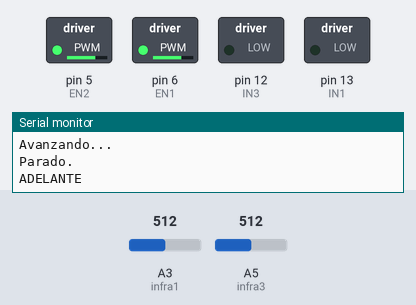
This sketch was run on a simulated Arduino Uno, built with avr-gcc and run on an emulated ATmega328P. Shown: switched loads named in the sketch (green lamp = pin HIGH), the last lines printed to the serial monitor. Dashed ring = blinking. The inputs (shaded band) are chosen by the test bench; at power-on: A3 (infra1) = 512, A5 (infra3) = 512.

Above: at 1.2 s.
1.3 s: A3 (infra1) set to 587
2.8 s: A3 (infra1) set to 615
At 3.56 s:
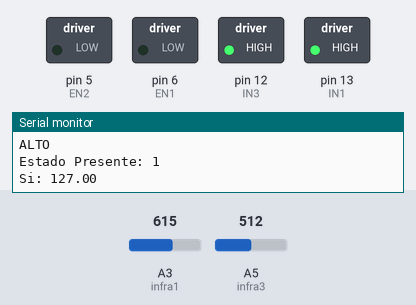
5.8 s: A5 (infra3) set to 583
8.8 s: A5 (infra3) set to 608
At 10.8 s:
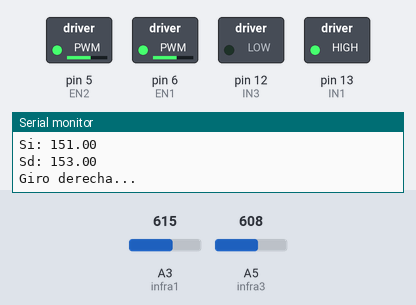
11.8 s: A5 (infra3) set to 511
At 13.57 s:
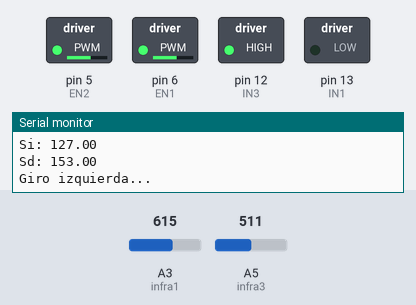
14.8 s: A5 (infra3) set to 716
At 16.17 s:
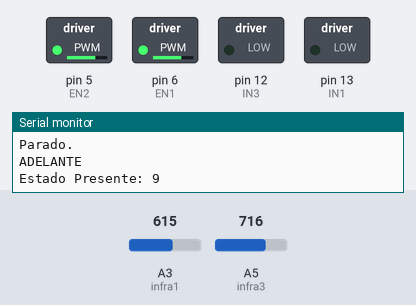
Timing chart, 0 to 18.8 s (numbered marks = the images above; inputs shaded):
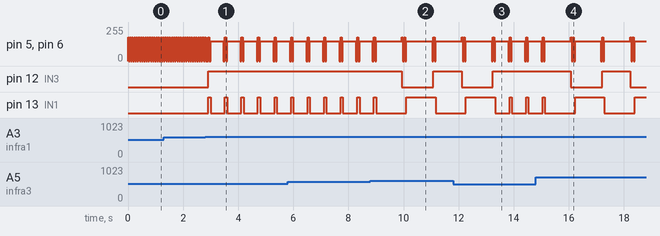

The sketch:

MaquinaDeEstados_Timmers.ino
```cpp
/*******************************************************************
* * * *Algoritmo de Evasión de Obstaculos
* Programa en C de Arduino para un robot móvil que evade obstáculos.
* * *Lab. Bio-Robótica * * FI-UNAM * * *
********************************************************************/
// Definicion de constantes
#define ADELANTE move_robot(AVANCE, 0.0f)
#define ATRAS move_robot(-AVANCE, 0.0)
#define GIRO_IZQ move_robot(0.0, GIRO)
#define GIRO_DER move_robot(0.0, -GIRO)
#define ALTO move_robot(0.0,0.0)

const int IN1 = 13; // Pin de control 1 del Motor 1 (L293D Pin 2)
const int IN3 = 12;     // Pin de control 1 del Motor 2 (L293D Pin 10)
// Pines de Habilitación (ENABLEs) - Para el ejercicio 2, se mantienen en HIGH para usar solo 4 señales de dirección.
const int EN1 = 6;     // Pin Enable Motor 1 (L293D Pin 1)
const int EN2 = 5;     // Pin Enable Motor 2 (L293D Pin 9)
// Pines encoder
const int ENC1 = 2;
const int ENC2 = 3;
// Pines sensores
const int infra1 = A3;
const int infra2 = A4;
const int infra3 = A5;
const int contact1 =4;
const int contact2 =7;


const int speedT = 150; //Turn speed
int PWM1 = 180;         //PWM motor 1
int PWM2 = 180;         //PWM motor 2

int TimeDistance;
int TimeDegree;


// Configuración de los pines de entrada y salida
void setup() {
  int i;
  Serial.begin(9600);
  // Inicializa comunicación serial
  pinMode(IN1, OUTPUT);
  pinMode(IN3, OUTPUT);
  // Configurar los pines de Enable como salidas
  pinMode(EN1, OUTPUT);
  pinMode(EN2, OUTPUT);
  // C0nfigurar pines de sensores como entradas
  pinMode(infra1, INPUT);
  pinMode(infra2, INPUT);
  pinMode(infra3, INPUT);
  pinMode(contact1, INPUT);
  pinMode(contact2, INPUT);
  pinMode(ENC1, INPUT);
  pinMode(ENC2, INPUT);
  // Confugure Encoder Pins as input

  // Set up default all motors ON
  digitalWrite(EN1, LOW);
  digitalWrite(EN2, LOW);
  digitalWrite(IN1, LOW);
  digitalWrite(IN3, LOW);

  // Inicializar la comunicación serial para recibir comandos
  Serial.begin(9600);
}

// Esta función hace que el robot primero gire un angulo y después avance una distancia
void move_robot(float Distance, float Degree){
    TimeDistance = Distance*25;
    TimeDegree = Degree*10;

    if (Degree < 0) {
      turnRight();
      delay(-TimeDegree);
      stopMotors();
      }
    else if (Degree > 0 ){
      turnLeft();
      delay(TimeDegree);
      stopMotors();
      }
    if (Distance > 0){
      moveFront();
      delay(TimeDistance);
      stopMotors();
      }
    else if (Distance < 0){
      moveBack();
      delay(-TimeDistance);
      stopMotors();
      }
  }

float shs(const char *sensor, int num_sensor) {
  float x = -1.0; // valor por defecto si algo sale mal

  // ---------- SENSORES INFRARROJOS ----------
  if (strcmp(sensor, "infra") == 0) {
    int pin = -1;
    switch (num_sensor) {
      case 1: pin = infra3; break;
      case 2: pin = infra2; break;
      case 3: pin = infra1; break;
      default:
        Serial.println("Error: número de sensor infra inválido");
        return -1.0;
    }
    int raw = analogRead(pin);
    x = map(raw, 0, 1023, 0, 255);
  }

  // ---------- SENSORES DE CONTACTO ----------
  else if (strcmp(sensor, "contact") == 0) {
    int pin = -1;
    switch (num_sensor) {
      case 1: pin = contact1; break;
      case 2: pin = contact2; break;
      default:
        Serial.println("Error: número de sensor contact inválido");
        return -1.0;
    }
    x = digitalRead(pin); // 0 o 1
  }

  // ---------- SENSOR DESCONOCIDO ----------
  else {
    Serial.print("Error: tipo de sensor desconocido -> ");
    Serial.println(sensor);
  }

  return x;
}


// Algoritmo de evasión de obstáculos

void loop(){
  int estado = 0;
  float Si,Sd;
  float AVANCE = 1;
  float GIRO = 45;
  // Estado inicial
  estado = 0;
  // Loop infinito

  while(1){
    // Se leen los sensores
    Si = shs("infra",1);
    Sd = shs("infra",3);
    Serial.print("Estado Presente: ");
    Serial.println(estado);
    Serial.print("Si: ");
    Serial.println(Si);
    Serial.print("Sd: ");
    Serial.println(Sd);
    switch (estado){
      case 0: // est0
        if (Si < 150){
          if (Sd < 150){
            estado = 0;
            ADELANTE;
            Serial.println("ADELANTE");
          }
          else{
            estado = 1;
            ALTO;
            Serial.println("ALTO");
          }
        }
        else{
          if (Sd < 150){
            estado = 3;
            ALTO;
            Serial.println("ALTO");
          }
          else{
            estado = 5;
            ALTO;
            Serial.println("ALTO");
          }
        }
        break;

      case 1:// est1
        estado = 2;
        ATRAS;
        Serial.println("ATRAS");
        break;
      case 2:// est2
        estado = 0;
        GIRO_IZQ;
        Serial.println("GIRO_IZQ");
        break;
      case 3:// est3
        estado = 4;
        ATRAS;
        Serial.println("ATRAS");
        break;
      case 4:// est4
        estado = 0;
        GIRO_DER;
        Serial.println("GIRO_DER");
        break;
      case 5:// est5
        estado = 6;
        ATRAS;
        Serial.println("ATRAS");
        break;
      case 6:// est6
        estado = 7;
        GIRO_IZQ;
        Serial.println("GIRO_IZQ");
        break;
      case 7:// est7
        estado = 8;
        GIRO_IZQ;
        Serial.println("GIRO_IZQ");
        break;
      case 8:// est8
        estado = 9;
        ADELANTE;
        Serial.println("ADELANTE");
        break;
      case 9:// est9
        estado = 10;
        ADELANTE;
        Serial.println("ADELANTE");
        break;
      case 10:// est10
        estado = 11;
        GIRO_DER;
        Serial.println("GIRO_DER");
        break;
      case 11:// est11
        estado = 0;
        GIRO_DER;
        Serial.println("GIRO_DER");
        break;
      } // end case
  } // end while
} // end Main (loop)


// ----- control de motores -----
void moveFront() {
  digitalWrite(IN1, LOW);
  analogWrite(EN1, PWM1);
  digitalWrite(IN3, LOW);
  analogWrite(EN2, PWM2);
  Serial.println("Avanzando...");
}

void moveBack() {
  digitalWrite(IN1, HIGH);
  analogWrite(EN1, PWM1);
  digitalWrite(IN3, HIGH);
  analogWrite(EN2, PWM2);
  Serial.println("Retrocediendo...");
}

void turnRight() {
  digitalWrite(IN1, HIGH);
  analogWrite(EN1, speedT);
  digitalWrite(IN3, LOW);
  analogWrite(EN2, speedT);
  Serial.println("Giro derecha...");
}

void turnLeft() {
  digitalWrite(IN1, LOW);
  analogWrite(EN1, speedT);
  digitalWrite(IN3, HIGH);
  analogWrite(EN2, speedT);
  Serial.println("Giro izquierda...");
}

void stopMotors() {
  digitalWrite(EN1, LOW);
  digitalWrite(EN2, LOW);
  Serial.println("Parado.");
}
```

Measured:
- the behaviour switches between 601 and 602 on A3 (infra1) (found by bisection; images 0 and 1)
- the behaviour switches between 601 and 602 on A5 (infra3) (found by bisection; images 1 and 2)
- after the input at 2.8 s, pin 12 (IN3): LOW → HIGH after 0.11 s; pin 13 (IN1): alternates HIGH for 0.08 s and LOW for 0.52 s, starting after 0.11 s
- after the input at 8.8 s, pin 12 (IN3): HIGH → LOW after 1.1 s, → HIGH 1.1 s later
- after the input at 11.8 s, pin 12 (IN3): goes on until 13.2 s, then stays HIGH
- after the input at 14.8 s, pin 12 (IN3): HIGH → LOW after 1.3 s, → HIGH 1.1 s later, → LOW 1.0 s later
